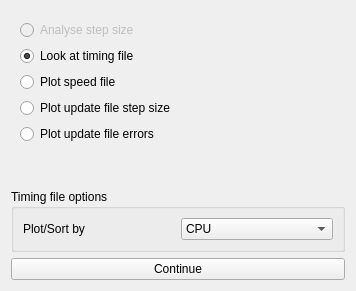
      <widget class="AnalysisIntegrator" name="analint_tab">
       <property name="geometry">
        <rect>
         <x>0</x>
         <y>0</y>
         <width>356</width>
         <height>291</height>
        </rect>
       </property>
       <attribute name="label">
        <string>Analyse Integrator</string>
       </attribute>
       <layout class="QVBoxLayout" name="verticalLayout_2">
        <item>
         <widget class="QWidget" name="analint_radio" native="true">
          <layout class="QVBoxLayout" name="analint_layout" stretch="0,0,0,0,0">
           <item>
            <widget class="QRadioButton" name="analint_1">
             <property name="enabled">
              <bool>false</bool>
             </property>
             <property name="statusTip">
              <string>[Currently unavailable until rdsteps is fixed.]</string>
             </property>
             <property name="text">
              <string>Analyse step size</string>
             </property>
            </widget>
           </item>
           <item>
            <widget class="QRadioButton" name="analint_2">
             <property name="statusTip">
              <string>Reads ./timing and plots a bar chart of various subroutine calls.</string>
             </property>
             <property name="text">
              <string>Look at timing file</string>
             </property>
             <property name="checked">
              <bool>true</bool>
             </property>
            </widget>
           </item>
           <item>
            <widget class="QRadioButton" name="analint_3">
             <property name="statusTip">
              <string>Reads ./speed and plots the CPU and real time between each output.</string>
             </property>
             <property name="text">
              <string>Plot speed file</string>
             </property>
            </widget>
           </item>
           <item>
            <widget class="QRadioButton" name="analint_4">
             <property name="statusTip">
              <string>Executes rdupdate and plots the step size.</string>
             </property>
             <property name="text">
              <string>Plot update file step size</string>
             </property>
            </widget>
           </item>
           <item>
            <widget class="QRadioButton" name="analint_5">
             <property name="statusTip">
              <string>Executes rdupdate and plots the error.</string>
             </property>
             <property name="text">
              <string>Plot update file errors</string>
             </property>
            </widget>
           </item>
          </layout>
         </widget>
        </item>
        <item>
         <spacer name="analint_vspacer">
          <property name="orientation">
           <enum>Qt::Vertical</enum>
          </property>
          <property name="sizeHint" stdset="0">
           <size>
            <width>0</width>
            <height>20</height>
           </size>
          </property>
         </spacer>
        </item>
        <item>
         <widget class="QGroupBox" name="timing_box">
          <property name="title">
           <string>Timing file options</string>
          </property>
          <layout class="QGridLayout" name="gridLayout_6">
           <item row="0" column="0">
            <widget class="QLabel" name="timing_sort_label">
             <property name="text">
              <string>Plot/Sort by</string>
             </property>
             <property name="buddy">
              <cstring>timing_sort</cstring>
             </property>
            </widget>
           </item>
           <item row="0" column="1">
            <widget class="QComboBox" name="timing_sort">
             <property name="currentIndex">
              <number>3</number>
             </property>
             <item>
              <property name="text">
               <string>Subroutine name</string>
              </property>
             </item>
             <item>
              <property name="text">
               <string>Calls</string>
              </property>
             </item>
             <item>
              <property name="text">
               <string>CPU/Call</string>
              </property>
             </item>
             <item>
              <property name="text">
               <string>CPU</string>
              </property>
             </item>
             <item>
              <property name="text">
               <string>%CPU</string>
              </property>
             </item>
             <item>
              <property name="text">
               <string>Clock</string>
              </property>
             </item>
            </widget>
           </item>
          </layout>
         </widget>
        </item>
        <item>
         <widget class="QPushButton" name="analint_push">
          <property name="text">
           <string>Continue</string>
          </property>
         </widget>
        </item>
       </layout>
      </widget>
